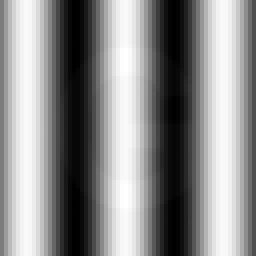
#> input picture Onlines/Online-3/noisy_image.png, 64 x 64 px (shown 4 times larger)
$ python image_processing.py
#> lines starting #> are read from the running program, lines starting #| are printed output that depends on the picture
import numpy as np
import matplotlib.pyplot as plt
from PIL import Image

# Step 1: Load and preprocess the image
image = plt.imread('noisy_image.png')
#> image is the input picture: shape (64, 64, 4) float32; mean R, G, B, A 0.548, 0.548, 0.548, 1

# Convert to grayscale if needed
if image.ndim == 3:
    image = np.mean(image, axis=2)
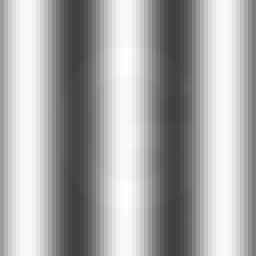
#> image: shape (64, 64) float32 (shown 4 times larger); min 0.25, max 1, mean 0.661

# Normalize image
image = image / 255.0
print("Image shape:", image.shape)
#| Image shape: (64, 64)

rows, cols = image.shape
#> rows = 64; cols = 64
denoised_image = np.zeros_like(image)

# Sample rate (arbitrary for image rows)
sample_rate = 1000
sampled_times = np.linspace(0, 1, cols)
#> sampled_times = 64 values from 0 to 1
max_freq = sample_rate / 2
frequencies = np.linspace(0, max_freq, cols)
#> frequencies = 64 values from 0 to 500


# Custom FT using trapezoidal integration
def custom_fourier_transform(signal, frequencies, times):
    num_freqs = len(frequencies)
    ft_real = np.zeros(num_freqs)
    ft_imag = np.zeros(num_freqs)

    for i, f in enumerate(frequencies):
        cos_term = np.cos(2 * np.pi * f * times)
        sin_term = np.sin(2 * np.pi * f * times)
        ft_real[i] = np.trapezoid(signal * cos_term, times)
        ft_imag[i] = -1 * np.trapezoid(signal * sin_term, times)

    return ft_real, ft_imag


# Custom IFT using trapezoidal integration
def custom_inverse_fourier_transform(ft_signal, frequencies, times):
    reconstructed = np.zeros(len(times))

    for i in range(len(times)):
        cos_term = np.cos(2 * np.pi * frequencies * times[i])
        sin_term = np.sin(2 * np.pi * frequencies * times[i])
        reconstructed[i] = np.trapezoid(ft_signal[0] * cos_term - ft_signal[1] * sin_term, frequencies)

    return reconstructed


# Step 2–4: Process each row
for i in range(rows):
    row = image[i, :]

    # FT
    ft_real, ft_imag = custom_fourier_transform(row, frequencies, sampled_times)

    # Step 3: Filtering — keep only low frequencies
    cutoff_freq = 200  # Hz, adjust this experimentally
    filtered_real = ft_real.copy()
    filtered_imag = ft_imag.copy()

    filtered_real[frequencies > cutoff_freq] = 0
    filtered_imag[frequencies > cutoff_freq] = 0

    # IFT
    reconstructed_row = custom_inverse_fourier_transform((filtered_real, filtered_imag), frequencies, sampled_times)

    # Store denoised row
    denoised_image[i, :] = reconstructed_row
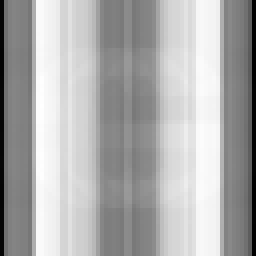
#> denoised_image: shape (64, 64) float32 (shown 4 times larger); min 0.0114, max 0.0231, mean 0.0194; drawn with min black and max white

# Clip any overshoot (can happen due to reconstruction)
denoised_image = np.clip(denoised_image, 0, 1)

# Step 5: Save and show
plt.imsave('denoised_image.png', denoised_image, cmap='gray')

plt.figure()
plt.title('Denoised Image (Custom FT)')
plt.imshow(denoised_image, cmap='gray')
plt.axis('off')
plt.show()
